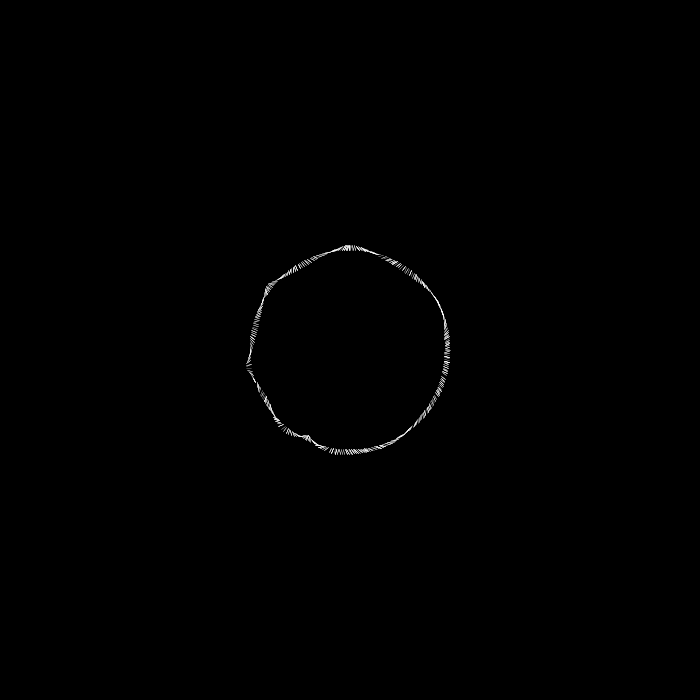
Frame 1 (no input)
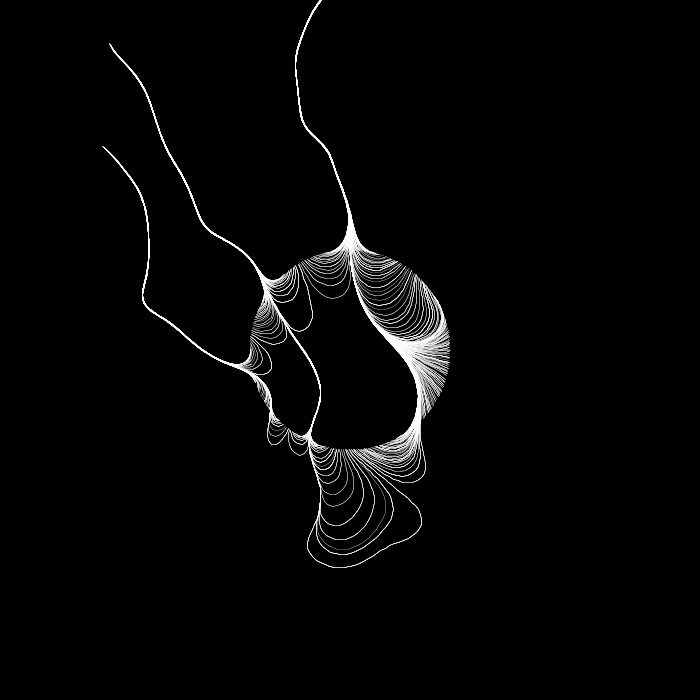
Frame 60 (the mouse pressed at the canvas centre just before this capture)
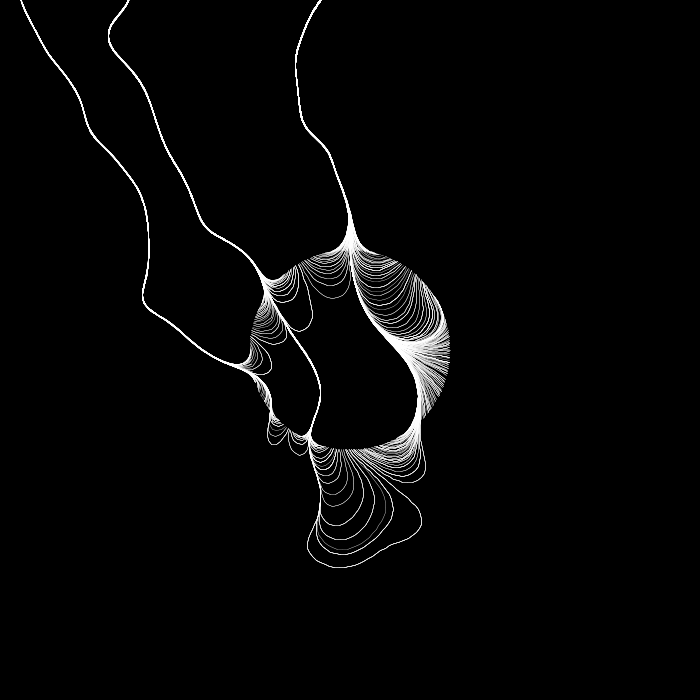
Frame 120 (the mouse held since frame 60 and released just before this capture)

The Processing sketch that drew these frames (run headless with seeded random() and noise(); from frame 60 on, the mouse is pressed at the canvas centre):

// Processing sketch: sketch_graphicWeb
// ── sketch_graphicWeb.pde
Iris[] newIris = new Iris[1000];

// noise factors
float noiseScale = 450, noiseStrength = 50;

// noise display factors
float overlayAlpha = 100, irisAlpha = 255, strokeWidth = .35;

// main circle parameters
float radius = 100;
float rTemp = radius;

// animation related variables
float limit = 75, timer = 0;

// colors
color bckg = #000000, c1 = #ffffff;



void setup() {
  size(700, 700);
  smooth();
  background(bckg);
  fill(bckg, overlayAlpha);

  for (int i = 0; i < newIris.length; i++) {
    newIris[i] = new Iris();
  }
}

void draw() {
  // background related
  //fill(bckg, overlayAlpha);
  rect(-5, -5, width+10, height+10);

  // Animate Iris
  for (int i = 0; i < newIris.length; i++) newIris[i].drawIris(c1);

  // reset parameters every time 'limit' is hit
  if ( (timer = (timer + .5) % limit) == 0 ) {
    darker();
    for (int i = 0; i < newIris.length; i++) {      
      newIris[i].reDrawIt();
    }
  }
}


///////////////////////


class Iris {
  // x,y    = the current position
  // ox,oy  = the position, but slightly back in time
  // sx,sy  = start positions
  float x, y, ox, oy, sx, sy;

  float angle = 0, step;
  int NDo;
  boolean isOutside = false;

  Iris() {
    step = 5;
    NDo = int(random(370));
    sx = width/2  + radius * cos(NDo);
    sy = height/2 + radius * sin(NDo);
    x = sx;
    y = sy;
  }

  void drawIris(color cF) {
    // calculate angle which is based on noise
    // and then use it for x and y positions
    angle = noise(x / noiseScale, y / noiseScale) * noiseStrength;

    // write in the last value of x,y into ox,oy >> old x, old y
    // i need these values to display the line();
    ox = x;
    oy = y;

    // radius change for every cycle
    radius = rGen();

    // calculate new x and y position
    x += cos(angle) * step;
    y += sin(angle) * step;

    // what happens when x and y hit the outside
    if (x < -2) isOutside = true;
    else if (x > width + 2) isOutside = true;
    else if (y < -2) isOutside = true;
    else if (y > height + 2) isOutside = true;

    if (isOutside) {
      x = ox;
      y = oy;
    }

    // display it
    noFill();
    stroke(cF, irisAlpha);
    strokeWeight(strokeWidth);
    line(ox, oy, x, y);

    // return boolean to false for next cycle
    isOutside = false;
  }

  void reDrawIt() {
    // new noise
    noiseScale = int(random(450, 755));
    noiseStrength = int(random(30, 55));
    noiseDetail(int(random(1, 15)), noise(.55)); //explore second number as varialble to make things nuts

    // parameters reset
    x = sx;
    y = sy;
    NDo = int(random(50, 360));
    sx = width/2  + radius * cos(NDo);
    sy = height/2 + radius * sin(NDo);
    ox = x;
    oy = y;
  }

  float rGen() {
    float r = random(0.65, 1.5) * rTemp;
    return r;
  }
}



void darker() {
  rect(-5, -5, width+10, height+10);
  fill(bckg, overlayAlpha);
}
